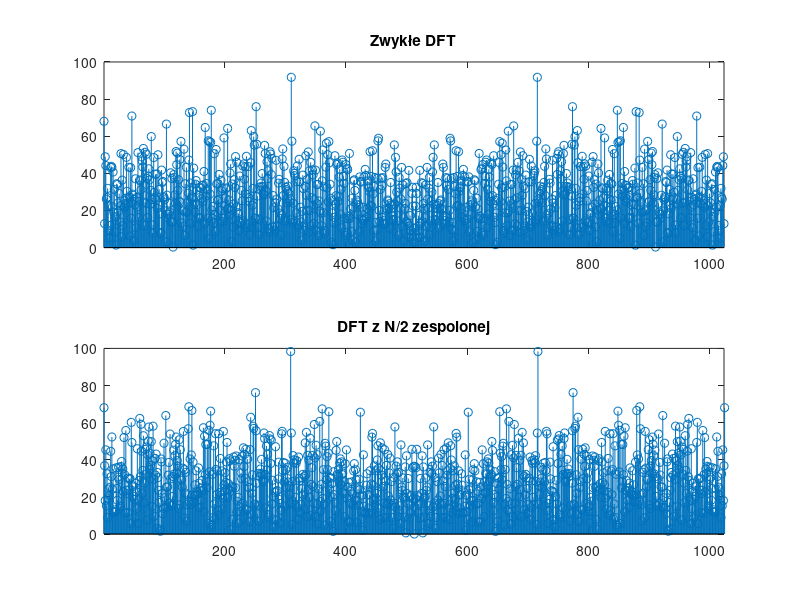

The MATLAB source for this figure:
clear all;
close all;

N = 1024;
x = randn( 1, N );


tic
X0 = fft(x); % zwykłe dft dla porownania z N/2
toc

for n = 1:(N/2)
    y(n) = x(2*n-1) + 1i*x(2*n);
end

tic
Y = fft(y);
toc

for k = 1:(N/2)
    X(k) = 0.5*(Y(k)+conj(Y((N/2) - k+1))) + 0.5*1i*exp(-1i*2*pi*k/N)*(conj(Y((N/2)-k+1))-Y(k));
end


X(1) = real(Y(1)) + imag(Y(1));
S = fliplr(X);
%załoz ze Y(513)=Re(Y(0))-Im(Y(0))
%Y(513) to X(1)
%X(N/2+1) = 0.5*(X(1)+conj(Y(1))) + 0.5*1i*exp(-1i*2*pi*k/N)*(conj(Y(1))-X(1));
X((N/2+2):(N+1)) = S(1:(N/2)); % łaczenie symetrycznego widma w calosc

figure(1)
subplot(2,1,1);
stem(abs(X0));
xlim([1 N])
title('Zwykłe DFT');

subplot(2,1,2);
stem(abs(X));
xlim([1 N])
title('DFT z N/2 zespolonej');

err = abs(mean(X(2:end) - X0))
err2 = abs(mean(X(1:end-1) - X0))

